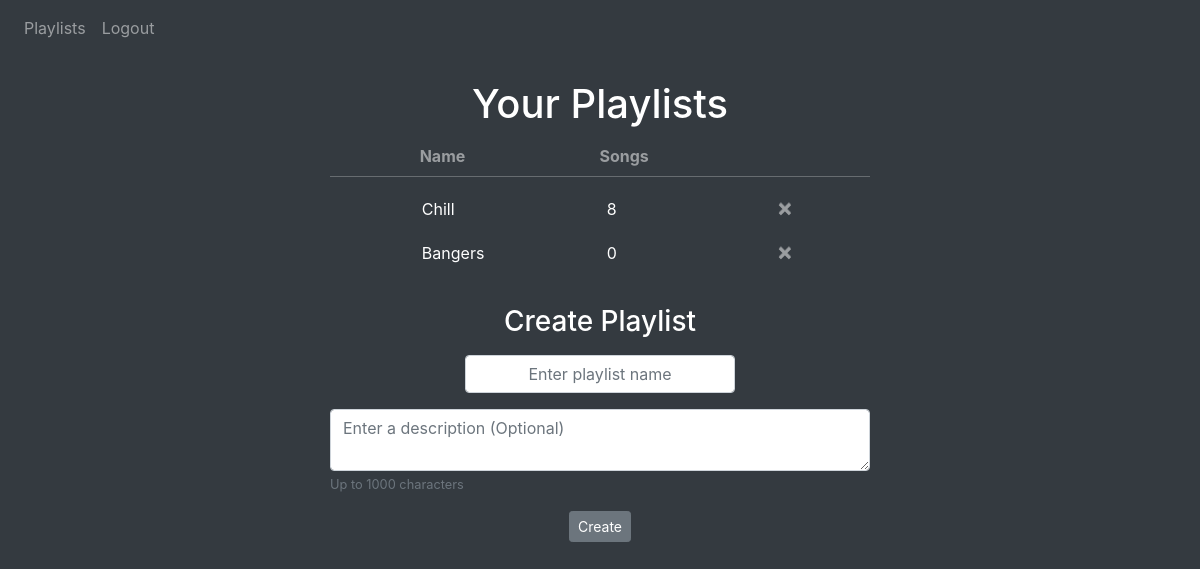
Screenshot of / (signed in) with the database file from the repository.
### website/models.py (models this page shows)
class Playlist(db.Model):
    id = db.Column(db.Integer, primary_key=True)
    name = db.Column(db.String(150))
    description = db.Column(db.String(1000))
    songs = db.Column(mutable_json_type(dbtype=db.JSON, nested=True))
    count = db.Column(db.Integer)
    user_id = db.Column(db.Integer, db.ForeignKey('user.id'))

### website/views.py (the view, shortened to what this page needs)
@views.route('/', methods=['GET', 'POST'])
@login_required
def playlists():
    return render_template("playlists.html", user=current_user)

### website/templates/playlists.html
{% extends "base.html" %} {% block title %}Playlists{% endblock %}
{% block content%}
    <br/>
    {% if user.playlists %}
        <h1 align="center" class="mb-3 text-white">Your Playlists</h1>
        <div class="container">
            <div class="mr-3 row mb-n2 justify-content-center">
                <div class="font-weight-bold col-2 text-white-50">Name</div>
                <div class="font-weight-bold col-2 text-white-50">Songs</div>
            </div>
            <hr class="w-50" style="border-top: 1px solid rgba(255, 255, 255, 0.25)"></hr>
        {% for playlist in user.playlists %}
            <div class="row justify-content-center">
                <p type = "button" class="mt-1 col-2 text-white" onclick="viewPlaylist({{playlist.id}})">{{ playlist.name }}</p>
                <p class="mt-1 col-2 text-white">{{ playlist.count }}</p>
                <button type="button" class="pb-3 close text-white-50" aria-label="Close" onclick="deletePlaylist({{playlist.id}})">&times;</button>
            </div>
        {% endfor %}
    {% endif %}
    <br/>
    <form method="POST">
        <h3 align="center" class="mb-3 text-white">Create Playlist</h3>
        <div class="mx-auto w-25 form-group">
            <input
                type="playlist_name"
                class="form-control text-center"
                id="playlist_name"
                name="playlist_name"
                placeholder="Enter playlist name"
            />
        </div>
        <div class="mx-auto w-50 form-group">
            <textarea name="playlist_description" id="playlist_description" class="form-control" placeholder="Enter a description (Optional)"></textarea>
            <small id="descHelp" class="text-muted">Up to 1000 characters</small>
        </div>
        <div align="center">
            <button type="submit" class="btn btn-secondary btn-sm">Create</button>
        </div>
    </form>
{% endblock %}

### rows the page displays
Playlist: name "Chill", count "8"
Playlist: name "Bangers", count "0"
